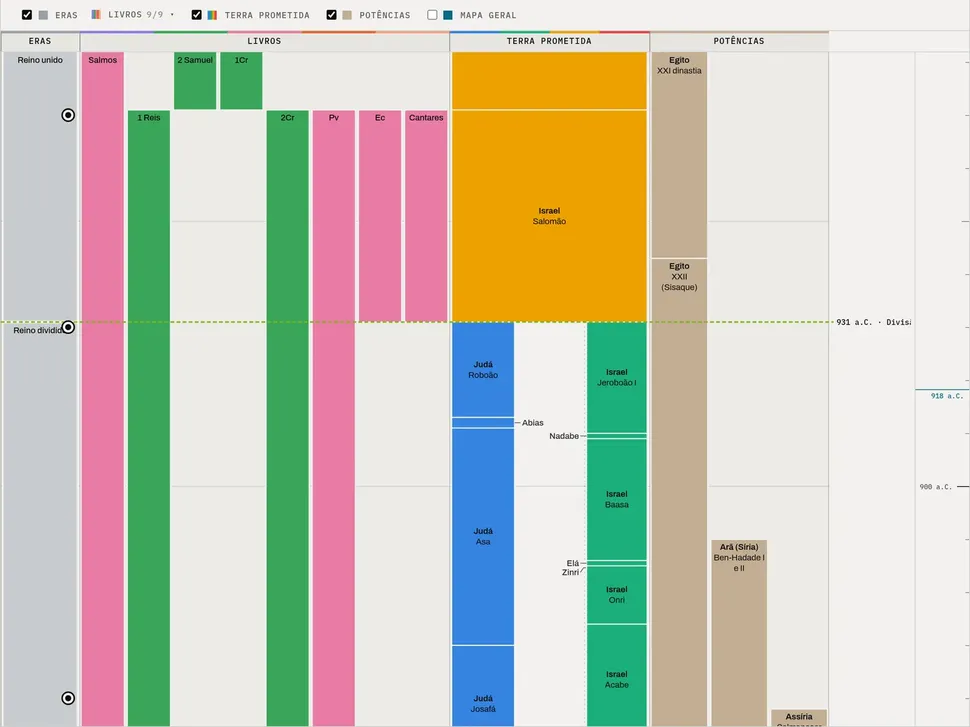
#> input picture frontend/inicio/previa-linha-claro.webp, 970 x 727 px, shrunk from 1440 x 1080 before the run, given in place of previa-linha-claro.webp.png, which was not available
$ python texto_det.py ../../../frontend/inicio/previa-linha-claro.webp
#> lines starting #> are read from the running program, lines starting #| are printed output that depends on the picture; after the words box and inside, x2 and y2 are one past the last pixel; in counts of white or black regions, pixels touching at a corner belong together; pictures that were not available may be replaced by others from this repository, and a replacement may not be noted
#> further down, im is the input picture: shape (727, 970, 3); mean B, G, R 184.5, 200.3, 202.8
# Detecção de texto: black-hat (texto escuro sobre claro) e top-hat (texto claro sobre escuro/colorido) na luminância,
# limiar, componentes com forma de letra, agrupados em palavras/linhas.
import sys,json,numpy as np,cv2
V2='scripts/mapa-geral/.cache/v2/'
def detectar(im):
    g=cv2.cvtColor(im,cv2.COLOR_BGR2GRAY)
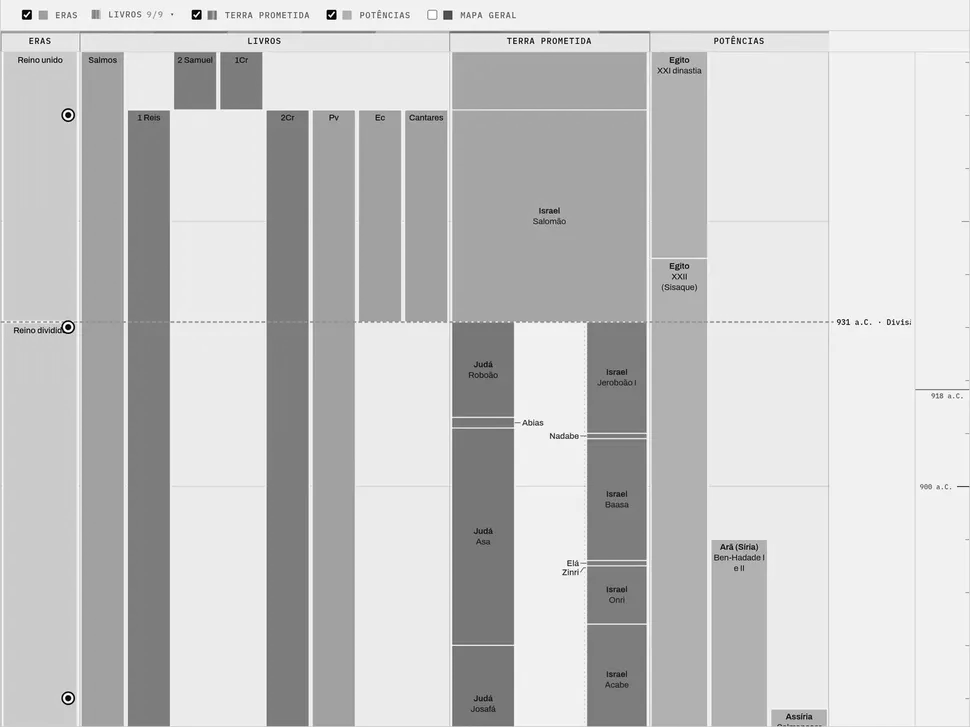
#> g: shape (727, 970); min 0, max 255, mean 199.1
    k=cv2.getStructuringElement(cv2.MORPH_RECT,(15,15))
    bh=cv2.morphologyEx(g,cv2.MORPH_BLACKHAT,k); th=cv2.morphologyEx(g,cv2.MORPH_TOPHAT,k)
#> after `th = cv2.morphologyEx(g, cv2.MORPH_TOPHAT, k)`:
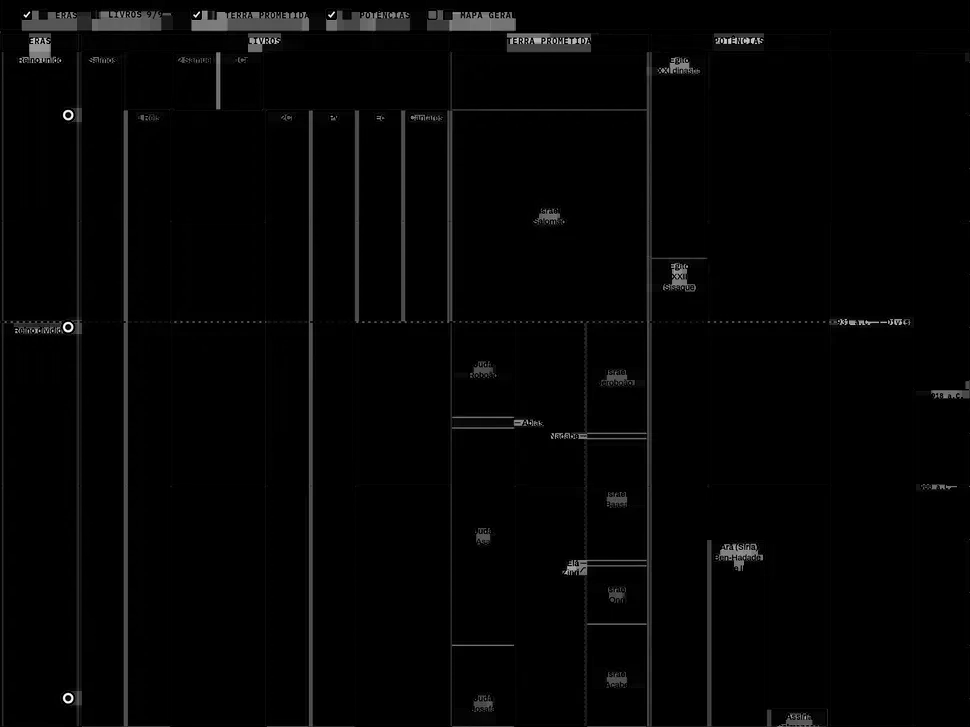
#> th: shape (727, 970); min 0, max 255, mean 4.2
    out=[]
    for nome,m in (('escuro',bh),('claro',th)):
        b=((m>40)&((g<=125) if nome=='escuro' else (g>=195))).astype(np.uint8)
        n,lab,st,_=cv2.connectedComponentsWithStats(b,connectivity=8)
        keep=np.zeros(n,bool)
        for i in range(1,n):
            x,y,w,h,a=st[i]
            if 3<=h<=40 and w<=60 and a>=4 and a<=0.9*w*h+5: keep[i]=True
        letras=keep[lab].astype(np.uint8)*255
        # agrupa letras em palavras: dilatação horizontal
        pal=cv2.dilate(letras,cv2.getStructuringElement(cv2.MORPH_RECT,(7,3)))
        n2,l2,s2,_=cv2.connectedComponentsWithStats((pal>0).astype(np.uint8),connectivity=8)
        for i in range(1,n2):
            x,y,w,h,a=s2[i]
            if w>=8 and 6<=h<=45 and w>=0.8*h: out.append((nome,int(x),int(y),int(w),int(h)))
#> this loop made 2 passes
#> (nome, n, n2) on passes 1 to 2: ('escuro', 339, 60), ('claro', 321, 24)
#> pass 1, in detectar, `b=((m>40)&((g<=125) if nome=='escuro' else (g>=195))).astype(np.uint8)`:
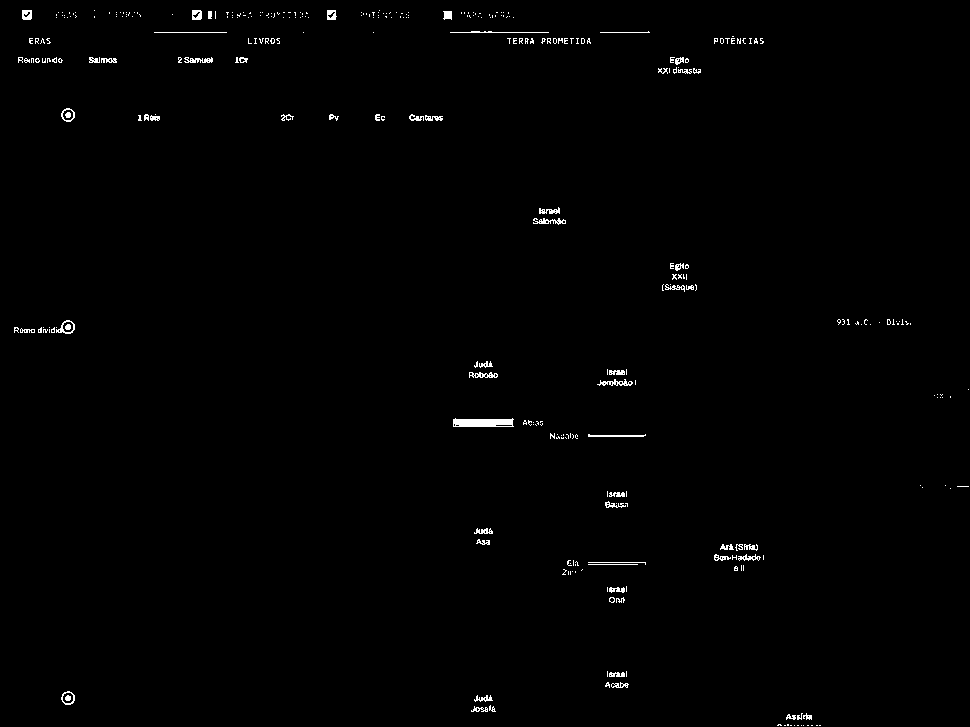
#> b: shape (727, 970); values 0 (black) and 1 (white), 0.78% white in thin lines or dots
#> pass 1, in detectar, `pal=cv2.dilate(letras,cv2.getStructuringElement(cv2.MORPH_RECT,(7,3)))`:
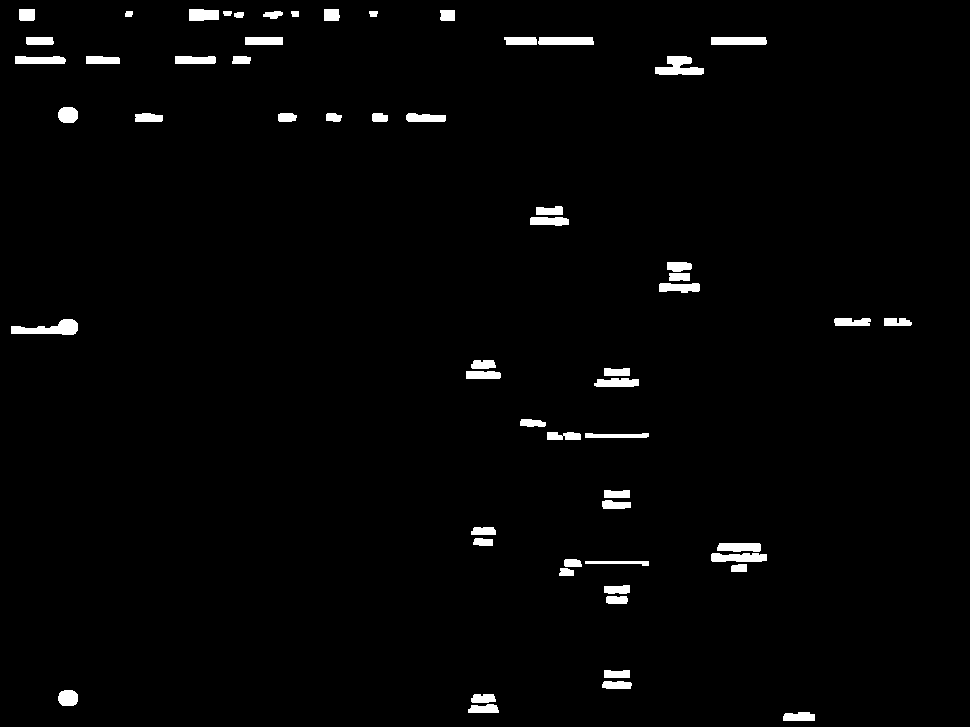
#> pal: shape (727, 970); 1.9% white; 59 white regions, largest, box (x1, y1, x2, y2) and area: (11, 319, 78, 335) 620, (655, 56, 704, 75) 585, (711, 37, 767, 45) 444
#> after the loop: b: shape (727, 970); values 0 (black) and 1 (white), 3.5% white; 320 white regions (277 under 20 px), largest, box (x1, y1, x2, y2) and area: (453, 52, 707, 727) 3431, (122, 110, 128, 727) 2466, (308, 110, 313, 727) 2460
#> after the loop:
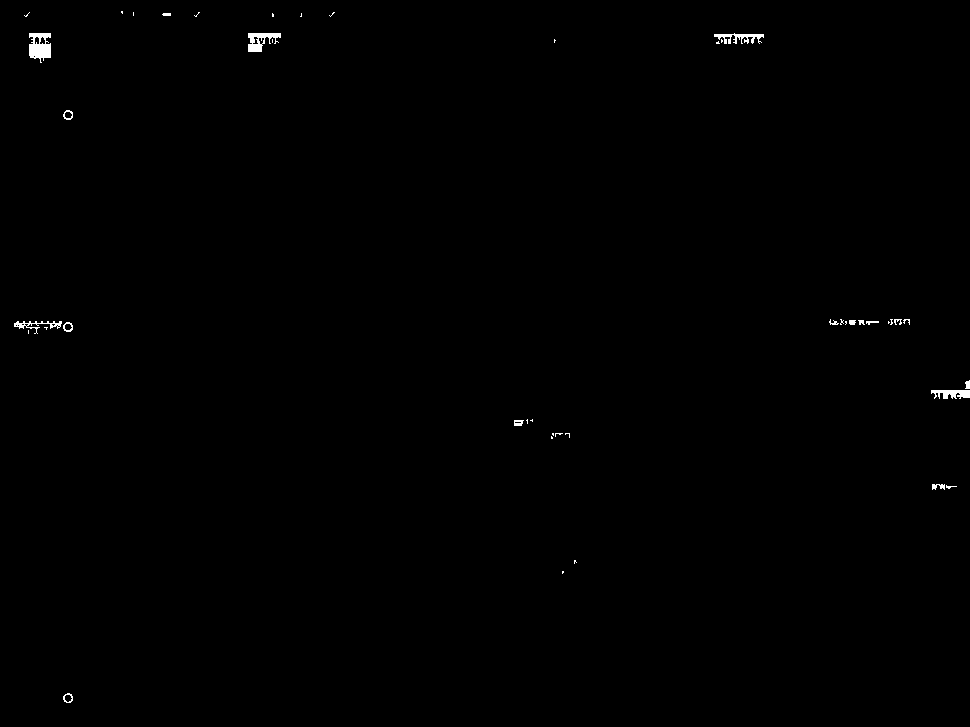
#> letras: shape (727, 970); 0.31% white; 44 white regions (26 under 20 px), largest, box (x1, y1, x2, y2) and area: (29, 33, 51, 63) 461, (248, 33, 281, 52) 342, (714, 33, 764, 44) 274
#> after the loop, out = 75 items, first 6: ('escuro', 19, 9, 16, 12), ('escuro', 189, 9, 30, 12), ('escuro', 324, 9, 16, 12), ('escuro', 125, 11, 8, 6), ('escuro', 263, 11, 20, 8), ('escuro', 291, 11, 8, 6)
    return out
if __name__=='__main__':
    for k in sys.argv[1:]:
        im=cv2.imread(V2+f'mapas/{k}.png'); cx=detectar(im); o=im.copy()
#> after `cx = detectar(im)`: cx has the same summary as out in detectar
        for nome,x,y,w,h in cx: cv2.rectangle(o,(x,y),(x+w,y+h),(0,0,255) if nome=='escuro' else (255,0,255),1)
#> this loop made 75 passes
#> (nome, x, y, w, h) on passes 1 to 12: ('escuro', 19, 9, 16, 12), ('escuro', 189, 9, 30, 12), ('escuro', 324, 9, 16, 12), ('escuro', 125, 11, 8, 6), ('escuro', 263, 11, 20, 8), ('escuro', 291, 11, 8, 6), ('escuro', 369, 11, 9, 6), ('escuro', 440, 10, 15, 11), ('escuro', 234, 12, 10, 6), ('escuro', 26, 37, 28, 8), ('escuro', 245, 37, 38, 8), ('escuro', 504, 37, 33, 8)
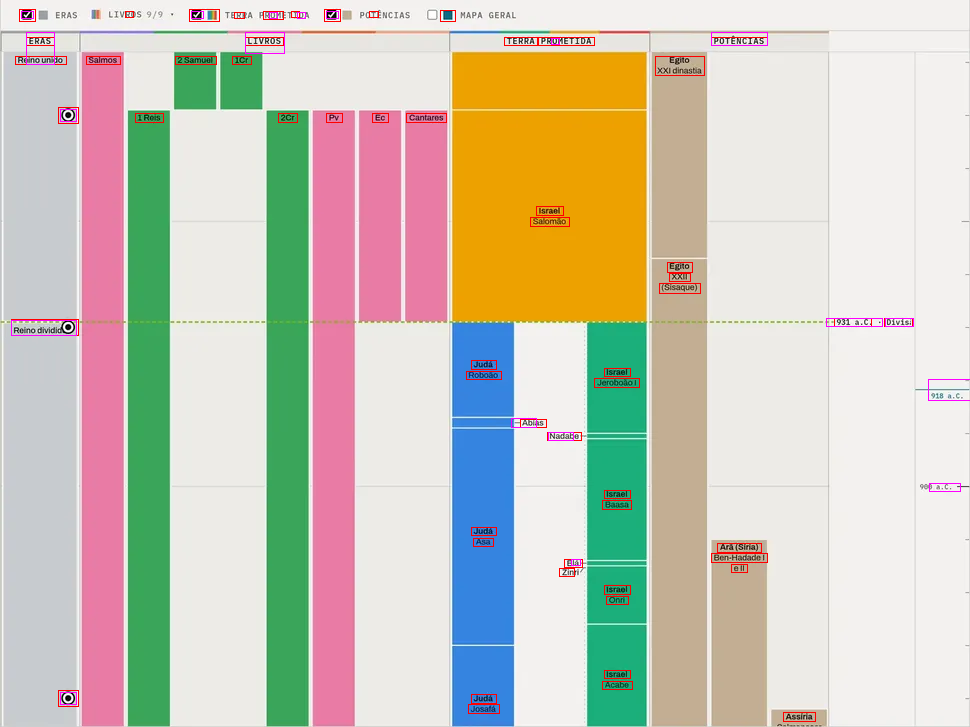
#> o: shape (727, 970, 3); 0.74% of pixels changed, all inside (x1, y1, x2, y2) = (11, 9, 970, 722)
        cv2.imwrite(f'/tmp/claude-1000/-data-Documents-Programing-Mapa-da-Biblia/ed6218b9-c80c-4986-8a8a-3f15c2c0664b/scratchpad/det{k}.png',o); print(k,len(cx))
#| ../../../frontend/inicio/previa-linha-claro.webp 75
